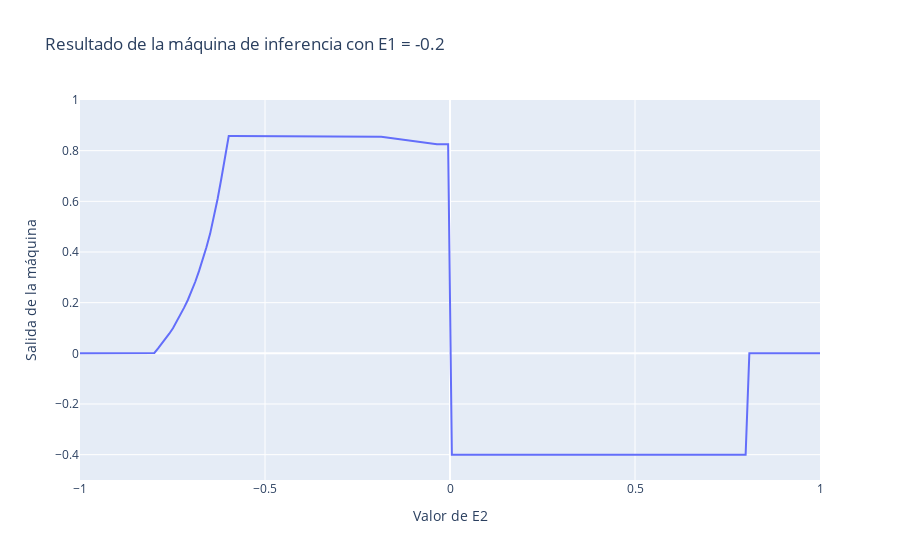

Notebook code cell kept with this figure:
### Code cell
px.line(x = eje, y= salida, 
        title='Resultado de la máquina de inferencia con E1 = -0.2', 
        labels={'x':'Valor de E2', 'y':'Salida de la máquina'}, 
        range_y=[-0.5,1])

### Figure 1 — Plotly figure (JSON) as saved in the notebook; plotly's stock layout.template omitted (floating-point values rounded to 4 significant figures; data arrays with more than 128 entries replaced by an {"elided": "..."} marker saying what was removed)
{"data": [{"hovertemplate": "Valor de E2=%{x}<br>Salida de la máquina=%{y}<extra></extra>", "legendgroup": "", "line": {"color": "#636efa", "dash": "solid"}, "marker": {"symbol": "circle"}, "mode": "lines", "name": "", "orientation": "v", "showlegend": false, "type": "scatter", "x": {"elided": "200 float values"}, "xaxis": "x", "y": {"elided": "200 float values"}, "yaxis": "y"}], "layout": {"legend": {"tracegroupgap": 0}, "title": {"text": "Resultado de la máquina de inferencia con E1 = -0.2"}, "xaxis": {"anchor": "y", "domain": [0, 1], "title": {"text": "Valor de E2"}}, "yaxis": {"anchor": "x", "domain": [0, 1], "range": [-0.5, 1], "title": {"text": "Salida de la máquina"}}}}
